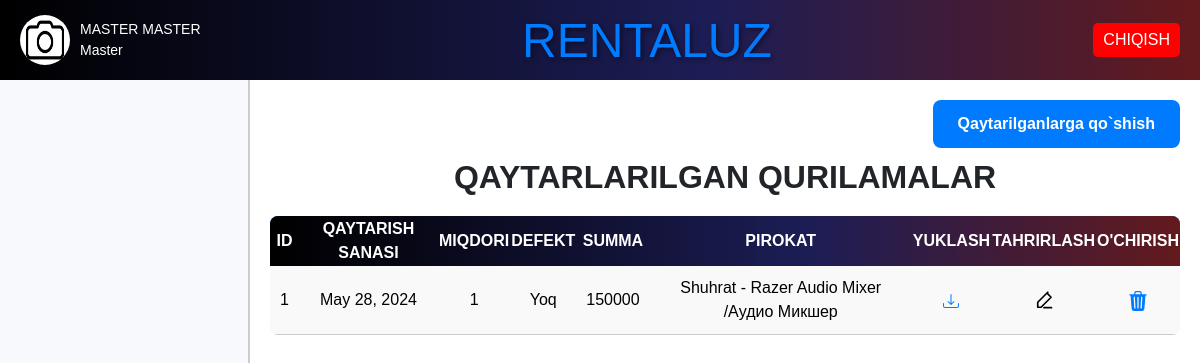
Before: /qaytarish/ (signed in) with the older database file.
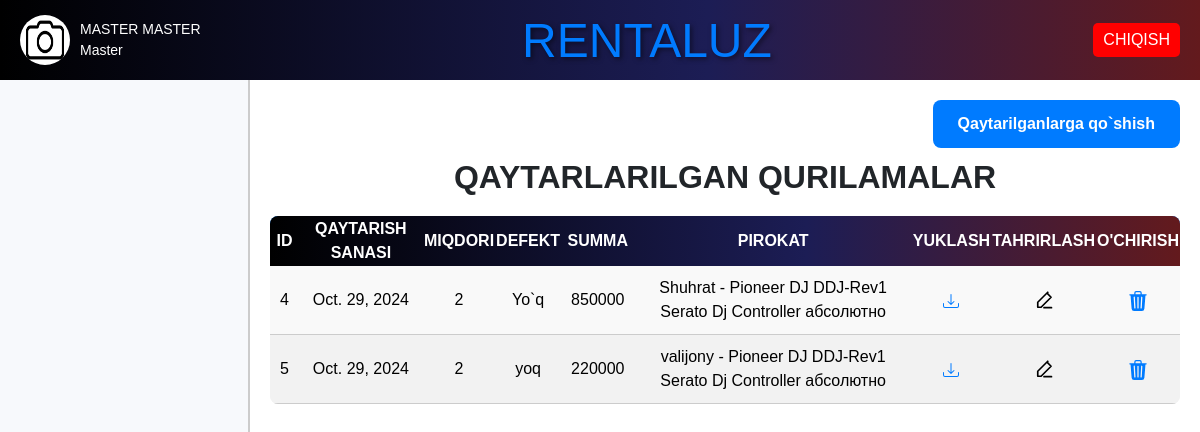
After: the same page with the newer database file.
### rental/models.py (models this page shows, shortened)
class CustomUser(AbstractUser):
    rasm=models.ImageField(default='static/img/default.jpg')
    ism = models.CharField(max_length=255)
    familiya = models.CharField(max_length=255)
    lavozimi = models.CharField(max_length=255)
    username = models.CharField(max_length=255, unique=True)
    password = models.CharField(max_length=255)
    is_staff = models.BooleanField(default=False)
    is_active = models.BooleanField(default=True)

class Qaytarish(models.Model):
    qaytarilgan_sana = models.DateField(default=timezone.now)
    miqdori = models.IntegerField()
    nosozlik = models.CharField(max_length=255)
    summa = models.BigIntegerField()
    prokat = models.ForeignKey(Prokat, on_delete=models.CASCADE)

class Prokat(models.Model):
    mijoz = models.ForeignKey(Mijozlar, on_delete=models.CASCADE)
    qurilma = models.ForeignKey(Qurilmalar, on_delete=models.CASCADE)
    ishchi = models.ForeignKey(CustomUser, on_delete=models.CASCADE)
    berilgan_sanasi = models.DateField(default=timezone.now)
    qaytish_sanasi = models.DateField()
    kunlar_soni = models.BigIntegerField()
    umumiy_narx = models.DecimalField(max_digits=10, decimal_places=2)
    montaj = models.BooleanField(default=False)
    xizmat_narxi = models.DecimalField(max_digits=10, decimal_places=2)
    avans = models.DecimalField(max_digits=10, decimal_places=2)
    miqdori = models.IntegerField()
    kunlik_narxi =  models.DecimalField(max_digits=10, decimal_places=2)
    def __str__(self):
        return f"{self.mijoz} - {self.qurilma}"

class Mijozlar(models.Model):
    ism = models.CharField(max_length=255)
    familiya = models.CharField(max_length=255)
    username = models.CharField(max_length=255,unique=True)
    telefon = models.CharField(max_length=20)
    jinsi = models.CharField(max_length=10)
    pasport = models.CharField(max_length=15)
    jshshir = models.CharField(max_length=20)
    def __str__(self):
        return self.username

class Qurilmalar(models.Model):
    tur = models.ForeignKey(Turlar, on_delete=models.CASCADE)
    nomi = models.CharField(max_length=255)
    tasnif = models.CharField(max_length=255)
    rasmi = models.ImageField(default='static/img/default.jpg')
    holati = models.CharField(max_length=255)
    narxi =  models.DecimalField(max_digits=10, decimal_places=2 ,default=0)
    def __str__(self):
        return f"{self.nomi}"

### rental/views.py (the view)
# urls.py: path('qaytarish/',QaytarishAllView.as_view(),name='qaytarish'),
class QaytarishAllView(LoginRequiredMixin,View):
    def get(self,request):
            malumot=Qaytarish.objects.all()
            return render(request,'qaytarish.html',{'malumotlar':malumot})

### templates/qaytarish.html (shortened to what this page needs)
{% extends 'home.html'%}
{%block content%}
<html lang="en">
<head>
</head>
<body>
    {% if request.path == '/qaytarish/' %}
    <div class="add">
        <a href="{%url 'qaytarishform' %}">Qaytarilganlarga qo`shish</a>
    </div>
    {%endif%}
    <h2>Qaytarlarilgan qurilamalar</h2>
    <table>
        <thead>
            <tr>
                <th>ID</th>
                <th>Qaytarish sanasi</th>
                <th>Miqdori</th>
                <th>Defekt</th>
                <th>Summa</th>
                <th>Pirokat</th>
                <th>Yuklash</th>
                <th>Tahrirlash</th>
                <th>O'chirish</th>
            </tr>
        </thead>
        <tbody>
            {% for i in malumotlar %}
            <tr>
                <td>{{ i.id }}</td>
                <td>{{ i.qaytarilgan_sana }}</td>
                <td>{{ i.miqdori }}</td>
                <td>{{ i.nosozlik }}</td>
                <td>{{ i.summa }}</td>
                <td>{{ i.prokat }}</td>
                <td><a href="{% url 'qaytarish_download' i.pk %}"></a></td>
                <td><a href="{% url 'qaytarish_edit' i.pk%}"></a></td>
                <td><a href="{% url 'qaytarish_delete' i.pk%}"></a></td>
            </tr>
            {% endfor %}
        </tbody>
    </table>
    {%endblock content%}

### templates/home.html (shortened to what this page needs)
<!DOCTYPE html>
<html lang="en">
{% load static %}
<head>
    <link rel="stylesheet" href="https://stackpath.bootstrapcdn.com/bootstrap/4.5.2/css/bootstrap.min.css">
    <link rel="stylesheet" href="https://cdnjs.cloudflare.com/ajax/libs/font-awesome/5.15.4/css/all.min.css">
    <link rel="stylesheet" href="{% static 'css/styles.css' %}">
    <link rel="stylesheet" href="https://code.jquery.com/ui/1.12.1/themes/base/jquery-ui.css">
</head>
<body>
    <div class="header">
        <div class="profile-info" onclick="openModal()">
            <img src="{{ request.user.rasm.url }}" alt="Profile Picture" class="profile-pic">
            <div class="profile-details">
                <span>{{ request.user.ism }} {{ request.user.familiya }}</span><br>
                <span>{{ request.user.lavozimi }}</span>
            </div>
        </div>
        <div class="logo">
            <div class="text"><a href="{% url 'home' %}" style="text-decoration: none;">RENTALUZ</a></div>
        </div>
        <div>
            <button class="logout" onclick="window.location.href='{% url 'logout' %}'">CHIQISH</button>
        </div>
    </div>
    <div class="layout">
        <nav class="menu" id="sidebar">
        </nav>
        <main class="main-content">
            {% block content %}{% endblock %}
        </main>
    </div>
    <link rel="stylesheet" href="https://code.jquery.com/ui/1.12.1/themes/base/jquery-ui.css">
</body>
</html>

### static/css/styles.css (style rules this page uses)
body { font-family: Arial, sans-serif; margin: 0; padding: 0; background-color: #f7f9fc; }
.header { background: linear-gradient(90deg, rgba(0, 0, 0, 1) 0%, rgba(28, 29, 85, 1) 59%, rgba(99, 26, 29, 1) 100%); color: #fff; display: flex; justify-content: space-between; align-items: center; padding: 20px 0; }
.header .profile-info { display: flex; align-items: center; cursor: pointer; }
.header img { border-radius: 50%; width: 50px; height: 50px; margin-right: 10px; }
.header .profile-details { color: #fff; font-size: 14px; }
.header .logo { width: 300px; height: 80px; overflow: hidden; position: relative; }
.text { color: white; font-size: 40px; text-align: center; padding: 5px; white-space: normal; max-width: 90%; cursor: context-menu; }
.header .logout { background-color: #f00; color: #fff; padding: 5px 10px; border: none; border-radius: 5px; cursor: pointer; }
.layout { display: flex; height: calc(100vh - 50px); }
.menu { width: 250px; border-right: 2px solid #ccc; position: relative; overflow-y: auto; transition: width 0.3s ease; }
.main-content { flex: 1; padding: 20px; background-color: #fff; overflow-y: auto; transition: margin-left 0.3s ease; }

### templates/home.html (style rules this page uses)
body { font-family: Arial, sans-serif; margin: 0; padding: 0; background-color: #f7f9fc; }
.header { background: linear-gradient(90deg, rgba(0, 0, 0, 1) 0%, rgba(28, 29, 85, 1) 59%, rgba(99, 26, 29, 1) 100%); color: #fff; display: flex; justify-content: space-between; align-items: center; padding: 0px 20px; }
.header .profile-info { display: flex; align-items: center; cursor: pointer; }
.header img { border-radius: 50%; width: 50px; height: 50px; margin-right: 10px; }
.header .logo { width: 300px; height: 80px; position: relative; }
.header .logo div { position: absolute; top: 50%; left: 50%; transform: translate(-50%, -50%); width: auto; height: 100%; object-fit: cover; border-radius: 5px; text-align: center; font-size: 3em; background: linear-gradient(90deg, rgba(0, 0, 0, 1) 0%, rgba(28, 29, 85, 1) 59%, rgba(99, 26, 29, 1) 100%); -webkit-background-clip: text; color: transparent; text-shadow: 2px 2px 5px rgba(0, 0, 0, 0.5); }
.header .logout { background-color: #f00; color: #fff; padding: 5px 10px; border: none; border-radius: 5px; cursor: pointer; }
.layout { display: flex; height: calc(100vh - 50px); }
.menu { width: 250px; border-right: 2px solid #ccc; position: relative; overflow-y: auto; transition: width 0.3s ease; }
.main-content { flex: 1; padding: 20px; background-color: #fff; overflow-y: auto; transition: margin-left 0.3s ease; }

### templates/qaytarish.html (style rules this page uses)
h2 { text-align: center; font-weight: bold; text-transform: uppercase; }
table { width: 100%; border-collapse: collapse; margin: 20px 0; font-size: 16px; background-color: #f9f9f9; border-radius: 8px; overflow: hidden; text-align: center; }
thead { background-color: #007bff; color: white; text-transform: uppercase; font-weight: bold; }
tbody tr:nth-child(even) { background-color: #f2f2f2; }
tbody tr { transition: background-color 0.3s ease; }
tbody td { padding: 12px 15px; border-bottom: 1px solid #ccc; }
td a { color: #007bff; text-decoration: none; }
table thead tr { background: linear-gradient(90deg, rgba(0, 0, 0, 1) 0%, rgba(28, 29, 85, 1) 59%, rgba(99, 26, 29, 1) 100%); color: white; }
table tbody tr { background-color: #f9f9f9; color: #000; }
table td { padding: 10px; text-align: center; border-bottom: 1px solid #ccc; }
.edit-icon { fill: none; stroke: #007bff; transition: stroke 0.3s ease; }
.add { display: flex; justify-content: end; margin-bottom: 10px; }
.add a { padding: 12px 25px; text-decoration: none; background-color: #007BFF; color: #fff; border-radius: 8px; font-weight: bold; text-align: center; transition: background-color 0.3s; }
.edit-icon, .bi-trash3-fill { width: 20px; height: 20px; cursor: pointer; transition: fill 0.3s; }

Changed rows visible on the page:
removed Qaytarish: id "1", qaytarilgan_sana "May 28, 2024", miqdori "1", nosozlik "Yoq", summa "150000", prokat "Shuhrat - Razer Audio Mixer /Aудио Микшер"
added Qaytarish: id "4", qaytarilgan_sana "Oct. 29, 2024", miqdori "2", nosozlik "Yo`q", summa "850000", prokat "Shuhrat - Pioneer DJ DDJ-Rev1 Serato Dj Controller абсолютно"
added Qaytarish: id "5", qaytarilgan_sana "Oct. 29, 2024", miqdori "2", nosozlik "yoq", summa "220000", prokat "valijony - Pioneer DJ DDJ-Rev1 Serato Dj Controller абсолютно"
